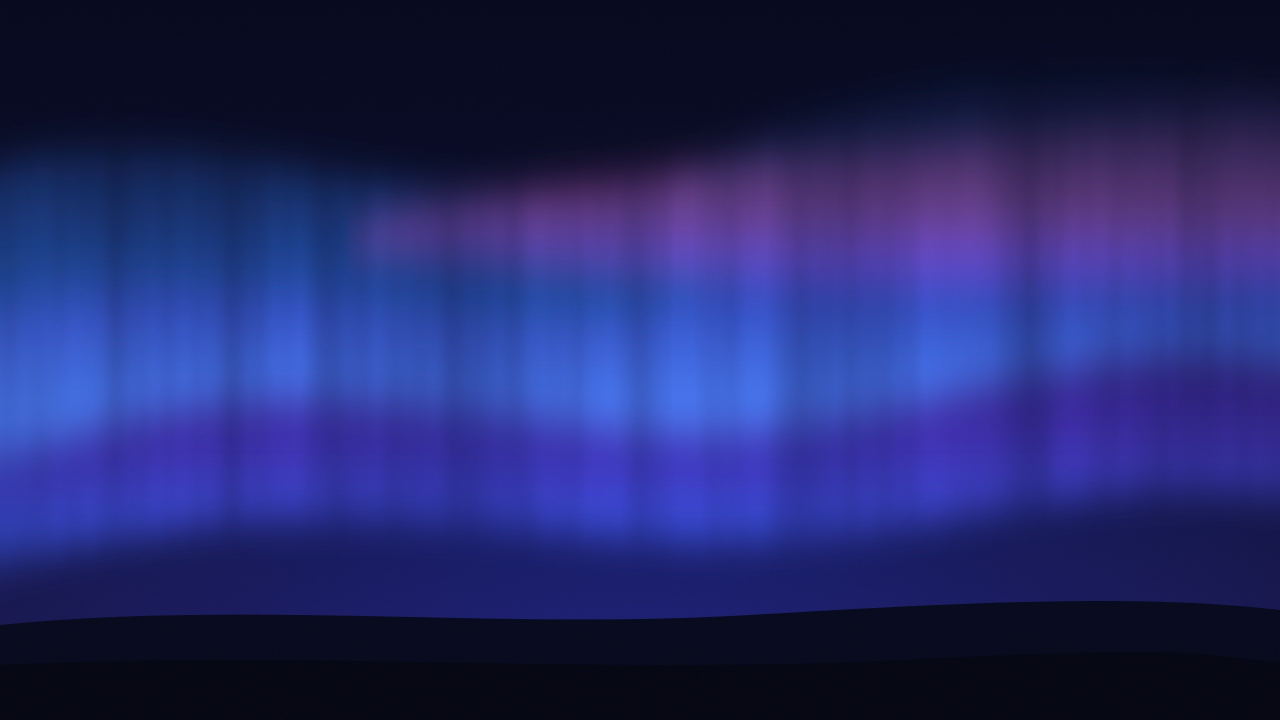
#> input picture system_files/usr/share/wallpapers/Aurora/contents/images_dark/2560x1440.jpg, 2560 x 1440 px, found by its file name (shown at 1/2 size)
$ python preview-wallpapers.py out.png
#> lines starting #> are read from the running program, lines starting #| are printed output that depends on the picture
#!/usr/bin/env python3
"""Contact sheet of the Pebble Drift wallpaper packages as shipped: Drift,
Tide and Aurora, day (images/) and night (images_dark/), from their
2560x1440 files, with the package's file list under each name.

    python3 design/preview-wallpapers.py OUT.jpg
Needs Pillow.
"""
import sys
from pathlib import Path

from PIL import Image, ImageDraw, ImageFont

ROOT = Path(__file__).resolve().parents[1]
WALLS = ROOT / "system_files/usr/share/wallpapers"
NAMES = ["Drift", "Tide", "Aurora"]
TILE = (800, 450)
PAD, LABEL = 32, 64


def font(size: int):
    for path in ("/System/Library/Fonts/Supplemental/Arial.ttf", "/usr/share/fonts/rsms-inter-fonts/Inter.ttc",
                 "/usr/share/fonts/dejavu-sans-fonts/DejaVuSans.ttf"):
        if Path(path).exists():
            return ImageFont.truetype(path, size)
    return ImageFont.load_default()


def main() -> None:
    out = Path(sys.argv[1])
    w = PAD + len(NAMES) * (TILE[0] + PAD)
    h = PAD + 2 * (TILE[1] + LABEL + PAD)
    sheet = Image.new("RGB", (w, h), "#f2f3fa")
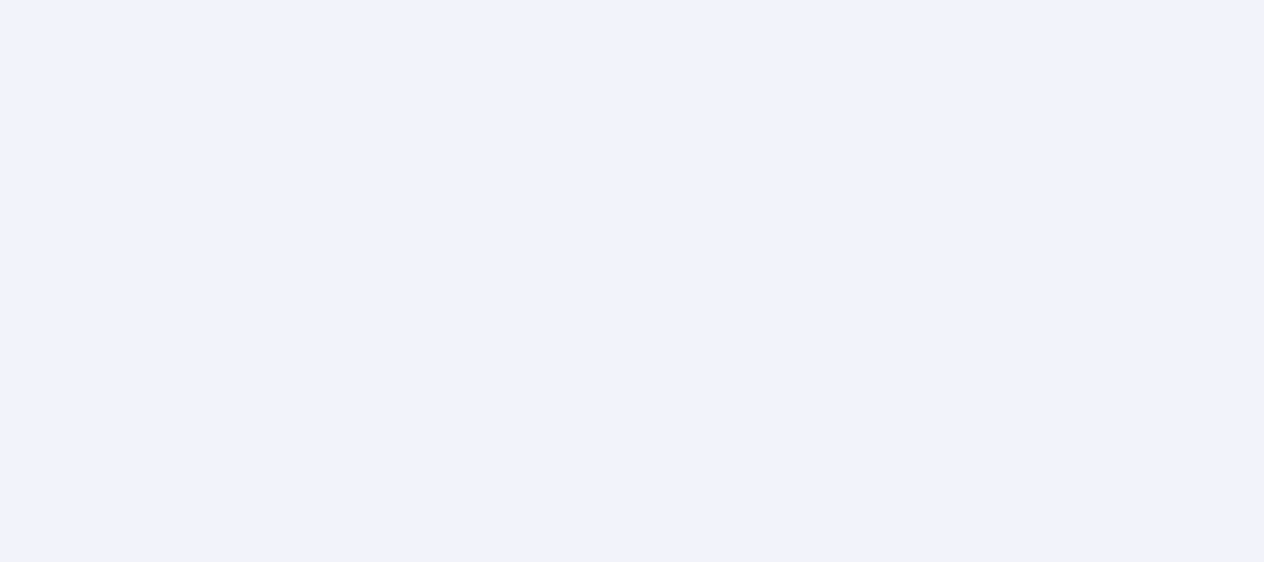
#> sheet: PIL image 2528x1124 RGB (shown at 1/2 size); mean R, G, B 242, 243, 250
    d = ImageDraw.Draw(sheet)
    big, small = font(22), font(16)
    for col, name in enumerate(NAMES):
        for row, sub in enumerate(("images", "images_dark")):
            x = PAD + col * (TILE[0] + PAD)
            y = PAD + row * (TILE[1] + LABEL + PAD)
            img = Image.open(WALLS / name / "contents" / sub / "2560x1440.jpg").convert("RGB")
#> img is the input picture: PIL image 2560x1440 RGB; mean R, G, B 35.5, 40.1, 105.6
            sheet.paste(img.resize(TILE, Image.Resampling.LANCZOS), (x, y))
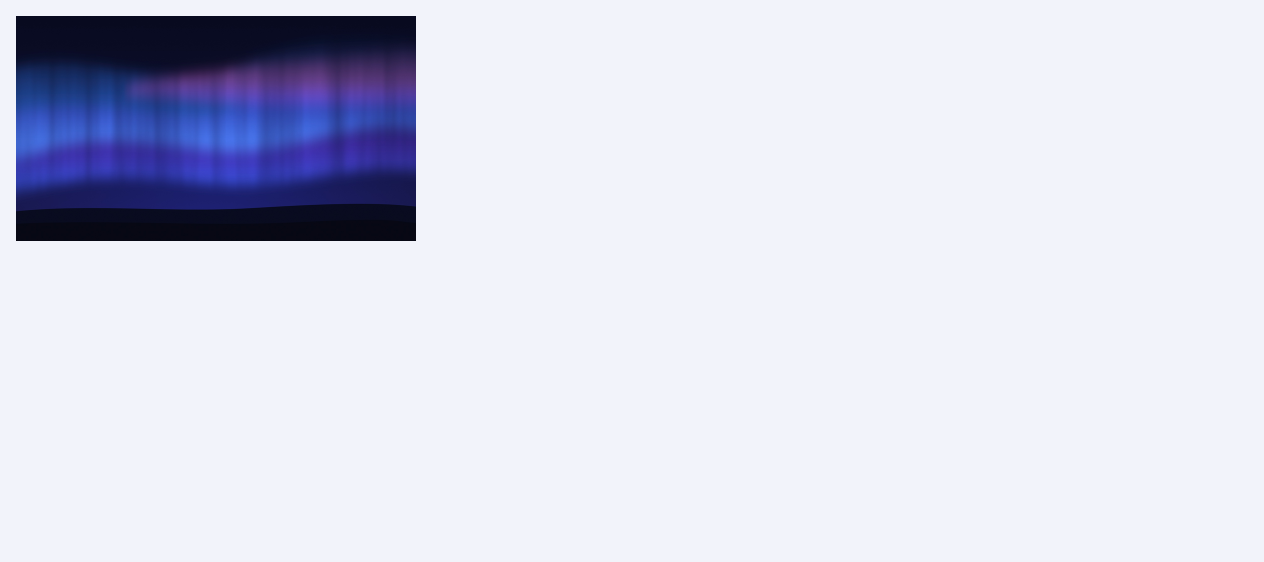
#> sheet: PIL image 2528x1124 RGB (shown at 1/2 size); mean R, G, B 215.8, 217.3, 231.7
            sizes = ", ".join(sorted(p.stem for p in (WALLS / name / "contents" / sub).glob("*.jpg")))
            d.text((x, y + TILE[1] + 10), f"{name} {'night' if row else 'day'}{'  (default)' if name == 'Drift' else ''}",
                   fill="#171a2b", font=big)
            d.text((x, y + TILE[1] + 38), f"{name}/contents/{sub}/: {sizes}", fill="#474d66", font=small)
    sheet.save(out, quality=90)
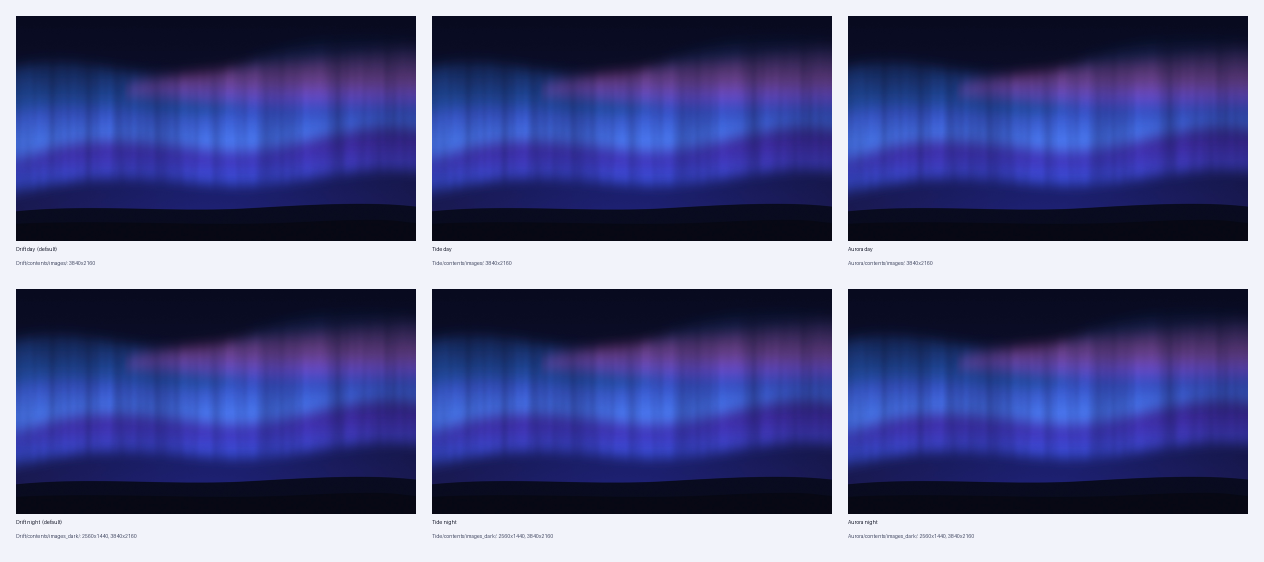
#> saved as out.png: PIL image 2528x1124 RGB (shown at 1/2 size); mean R, G, B 84.8, 88.6, 140
    print(out, sheet.size)
#| out.png (2528, 1124)


if __name__ == "__main__":
    main()
